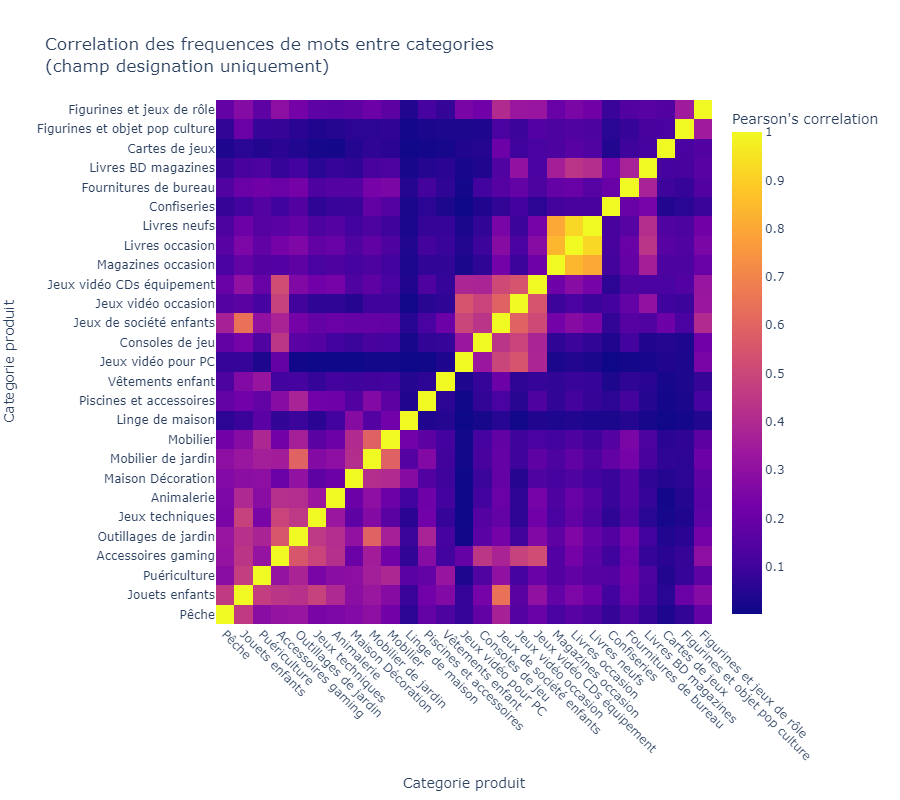
#> input picture steamlit/Images/corr_cat.jpg, 900 x 800 px
$ python -i size_extractor.py   (imports and definitions only)
#> lines starting #> are read from the running program, lines starting #| are printed output that depends on the picture; after the words box and inside, x2 and y2 are one past the last pixel; in counts of white or black regions, pixels touching at a corner belong together
import cv2
from sklearn.base import BaseEstimator, TransformerMixin

from src.features.images.transformers.path_finder import PathFinder

# [11 lines left out: function Rakuten_img_size, not called in this run]


def get_img_size(img_path):
    """ return the actual width and height of images without padding"""
#> called with img_path = '../../../../steamlit/Images/corr_cat.jpg'
    # Reading the image
    img = cv2.imread(img_path)
#> img is the input picture: shape (800, 900, 3); mean B, G, R 210, 163, 191.7

    # full size of the image
    width, height = img.shape[:2]
#> width = 800; height = 900

    # converting to gray scale to threshold white padding
    gray = cv2.cvtColor(img, cv2.COLOR_BGR2GRAY)
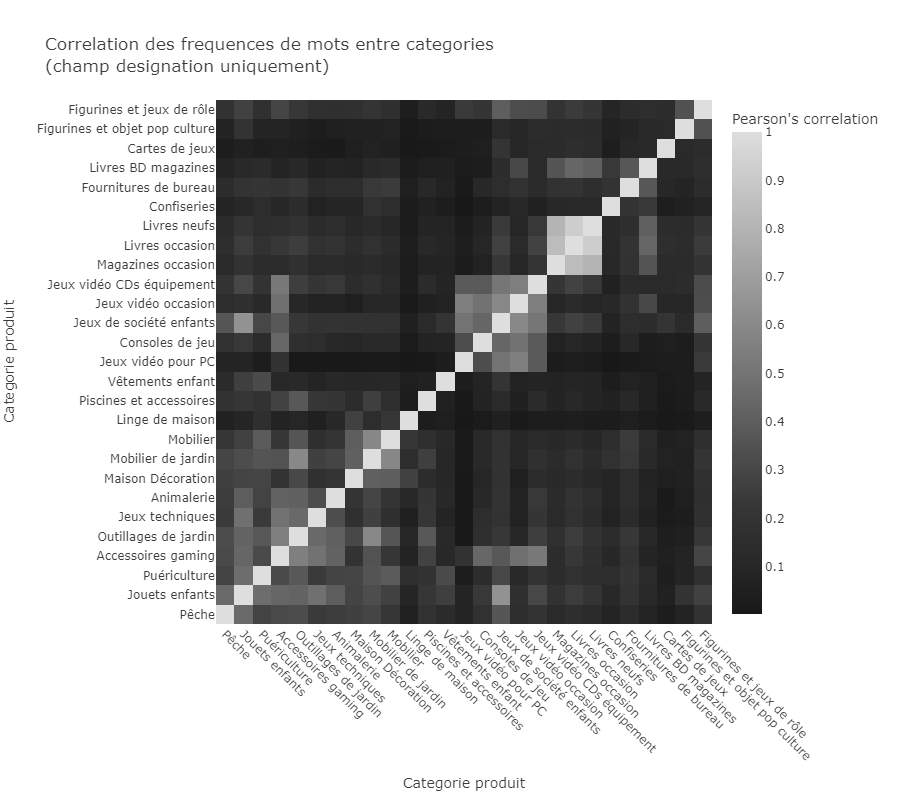
#> gray: shape (800, 900); min 24, max 255, mean 177

    # Padding the gray image with a white rectangle around the full image to
    # make sure there is at least this contour to find
    border_size = 1
    gray = cv2.copyMakeBorder(gray, border_size, border_size, border_size,
                              border_size, cv2.BORDER_CONSTANT,
                              value=[255, 255, 255])
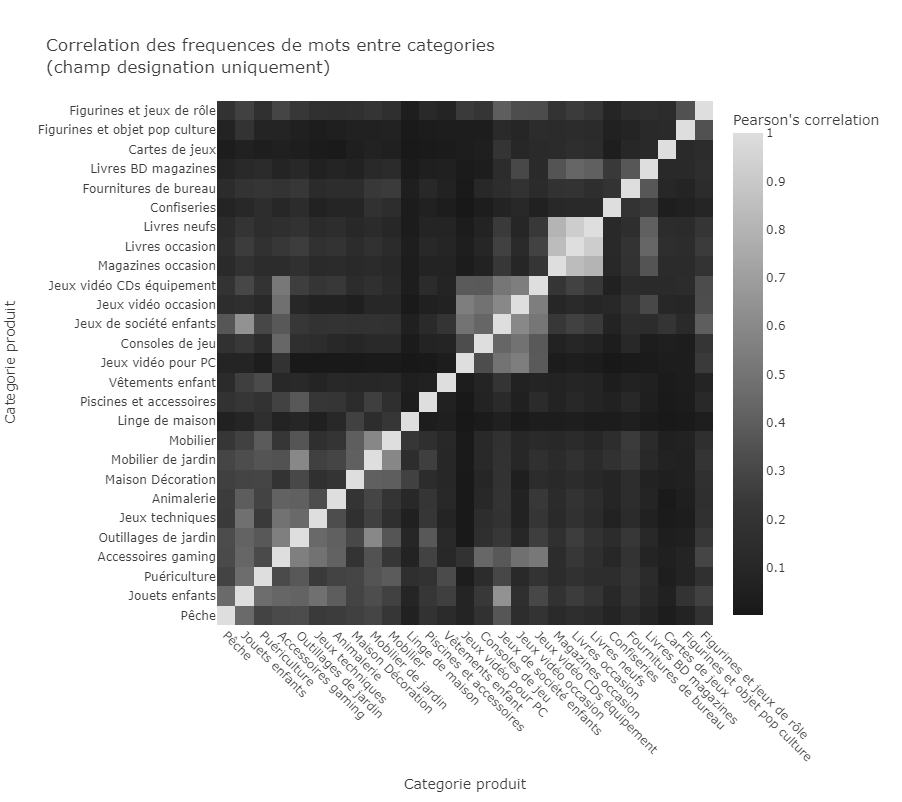
#> gray: shape (802, 902); min 24, max 255, mean 177.3

    # Threshold the image to get binary image (white pixels will be black)
    _, thresh = cv2.threshold(gray, 254, 255, cv2.THRESH_BINARY_INV)
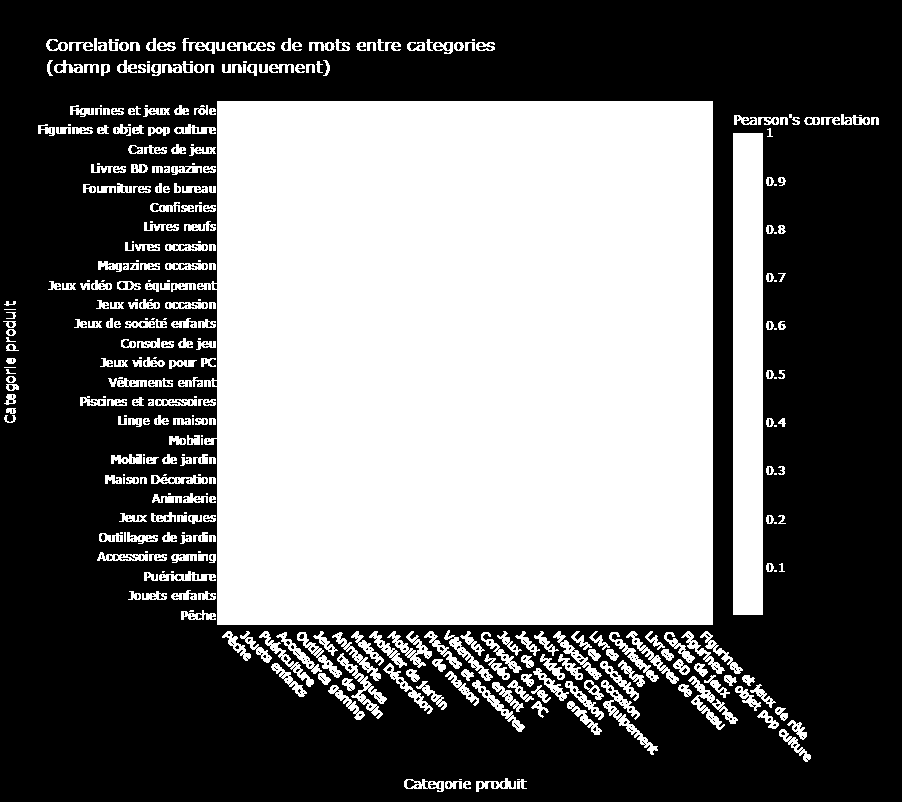
#> thresh: shape (802, 902); 43.4% white; 378 white regions (72 under 20 px)

    # Finding the contours of the non-white area
    contours, _ = cv2.findContours(
        thresh, cv2.RETR_EXTERNAL, cv2.CHAIN_APPROX_SIMPLE)
#> contours = 378 contours, 87 with area under 20; largest, box (x1, y1, x2, y2) and area: (197, 101, 713, 625) 259094, (733, 133, 763, 615) 13949, (601, 680, 658, 755) 726, (337, 653, 387, 719) 600, (688, 676, 738, 730) 596
    if contours:
        # Getting the bounding rectangle for the largest contour, if contours
        # is not empty
        _, _, actual_width, actual_height = cv2.boundingRect(
            max(contours, key=cv2.contourArea))
#> actual_width = 516; actual_height = 524
    else:
        actual_width, actual_height = 0, 0

    return [width, height, actual_width, actual_height]


class SizeExtractor(BaseEstimator, TransformerMixin):

    def __init__(self, img_folder, img_suffix="") -> None:
        self.path_finder = PathFinder(img_folder=img_folder, img_suffix=img_suffix)

    def fit(self, X, y=None):
        return self

    # [41 lines left out: functions transform, get_image_size, not called in this run]


>>> result = get_img_size('../../../../steamlit/Images/corr_cat.jpg')
#> result = [800, 900, 516, 524]
